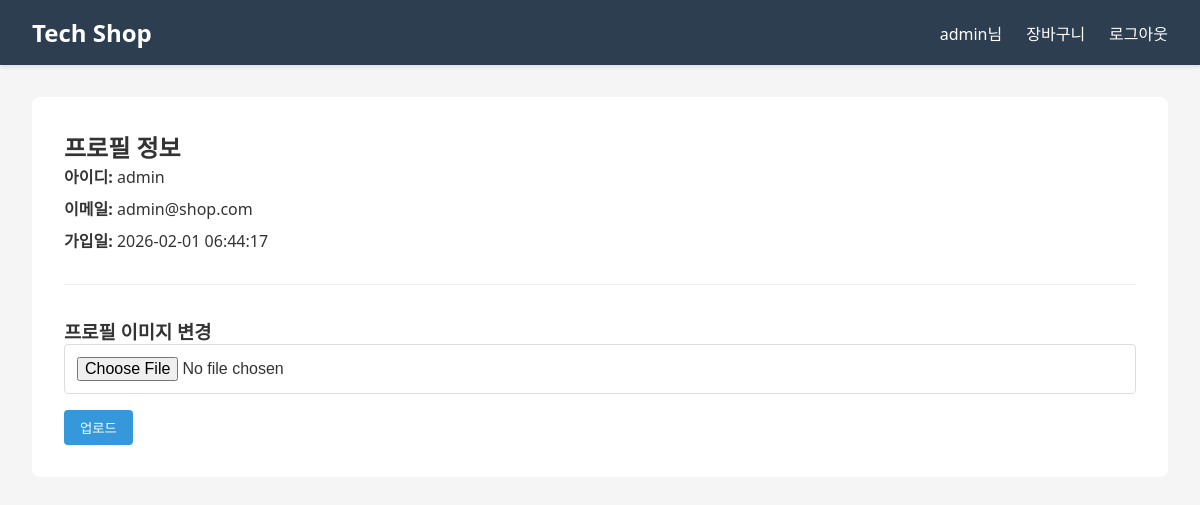
Screenshot of /profile (signed in) with the database file from the repository.
### tables this page shows
CREATE TABLE users (
        id INTEGER PRIMARY KEY AUTOINCREMENT,
        username TEXT NOT NULL UNIQUE,
        password TEXT NOT NULL,
        email TEXT,
        profile_image TEXT,
        created_at TIMESTAMP DEFAULT CURRENT_TIMESTAMP
    );

### app.py (the view, shortened to what this page needs)
@app.route('/profile', methods=['GET', 'POST'])
def profile():
    if 'user_id' not in session:
        return redirect(url_for('login'))
    conn = get_db()
    user = conn.execute('SELECT * FROM users WHERE id=?', (session['user_id'],)).fetchone()
    user = conn.execute('SELECT * FROM users WHERE id=?', (session['user_id'],)).fetchone()
    conn.close()
    return render_template('profile.html', user=user)

### app.py (called while the page is built)
def get_db():
    conn = sqlite3.connect('database.db')
    conn.row_factory = sqlite3.Row
    return conn

@app.after_request
def set_security_headers(response):
    response.headers['X-Frame-Options'] = 'DENY'
    response.headers['X-Content-Type-Options'] = 'nosniff'
    response.headers['Content-Security-Policy'] = "default-src 'self'; style-src 'self' 'unsafe-inline'"
    response.headers['X-XSS-Protection'] = '1; mode=block'
    return response

### templates/profile.html (shortened to what this page needs)
<!DOCTYPE html>
<html lang="ko">
<head>
    <link rel="stylesheet" href="{{ url_for('static', filename='css/style.css') }}">
</head>
<body>
    <nav>
        <div class="nav-container">
            <h1><a href="{{ url_for('index') }}">Tech Shop</a></h1>
            <div class="nav-links">
                <span>{{ session.username }}님</span>
                <a href="{{ url_for('cart') }}">장바구니</a>
                <a href="{{ url_for('logout') }}">로그아웃</a>
            </div>
        </div>
    </nav>
    <div class="container">
        <div class="profile-container">
            <h2>프로필 정보</h2>
            <div class="profile-info">
                <p><strong>아이디:</strong> {{ user.username }}</p>
                <p><strong>이메일:</strong> {{ user.email }}</p>
                <p><strong>가입일:</strong> {{ user.created_at }}</p>
            </div>
            <div class="profile-upload">
                <h3>프로필 이미지 변경</h3>
                <form method="POST" enctype="multipart/form-data">
                    <div class="form-group">
                        <input type="file" name="profile_image" accept="image/*">
                    </div>
                    <button type="submit" class="btn btn-primary">업로드</button>
                </form>
            </div>
        </div>
    </div>
</body>
</html>

### static/css/style.css (style rules this page uses)
* { margin: 0; padding: 0; box-sizing: border-box; }
body { font-family: 'Segoe UI', Tahoma, Geneva, Verdana, sans-serif; background-color: #f5f5f5; color: #333; }
nav { background-color: #2c3e50; color: white; padding: 1rem 0; box-shadow: 0 2px 4px rgba(0,0,0,0.1); }
.nav-container { max-width: 1200px; margin: 0 auto; padding: 0 2rem; display: flex; justify-content: space-between; align-items: center; }
nav h1 { font-size: 1.5rem; }
nav h1 a { color: white; text-decoration: none; }
.nav-links { display: flex; gap: 1.5rem; align-items: center; }
.nav-links a { color: white; text-decoration: none; transition: opacity 0.3s; }
.container { max-width: 1200px; margin: 2rem auto; padding: 0 2rem; }
.btn { padding: 0.5rem 1rem; border: none; border-radius: 4px; cursor: pointer; text-decoration: none; display: inline-block; text-align: center; transition: opacity 0.3s; background-color: #95a5a6; color: white; }
.btn-primary { background-color: #3498db; }
.form-group { margin-bottom: 1rem; }
.form-group input, .form-group textarea { width: 100%; padding: 0.75rem; border: 1px solid #ddd; border-radius: 4px; font-size: 1rem; }
.profile-container { background: white; padding: 2rem; border-radius: 8px; }
.profile-info { margin-bottom: 2rem; }
.profile-info p { margin-bottom: 0.5rem; }
.profile-upload { margin-top: 2rem; padding-top: 2rem; border-top: 1px solid #eee; }

### rows the page displays
users: username "admin", email "admin@shop.com", created_at "2026-02-01 06:44:17"
